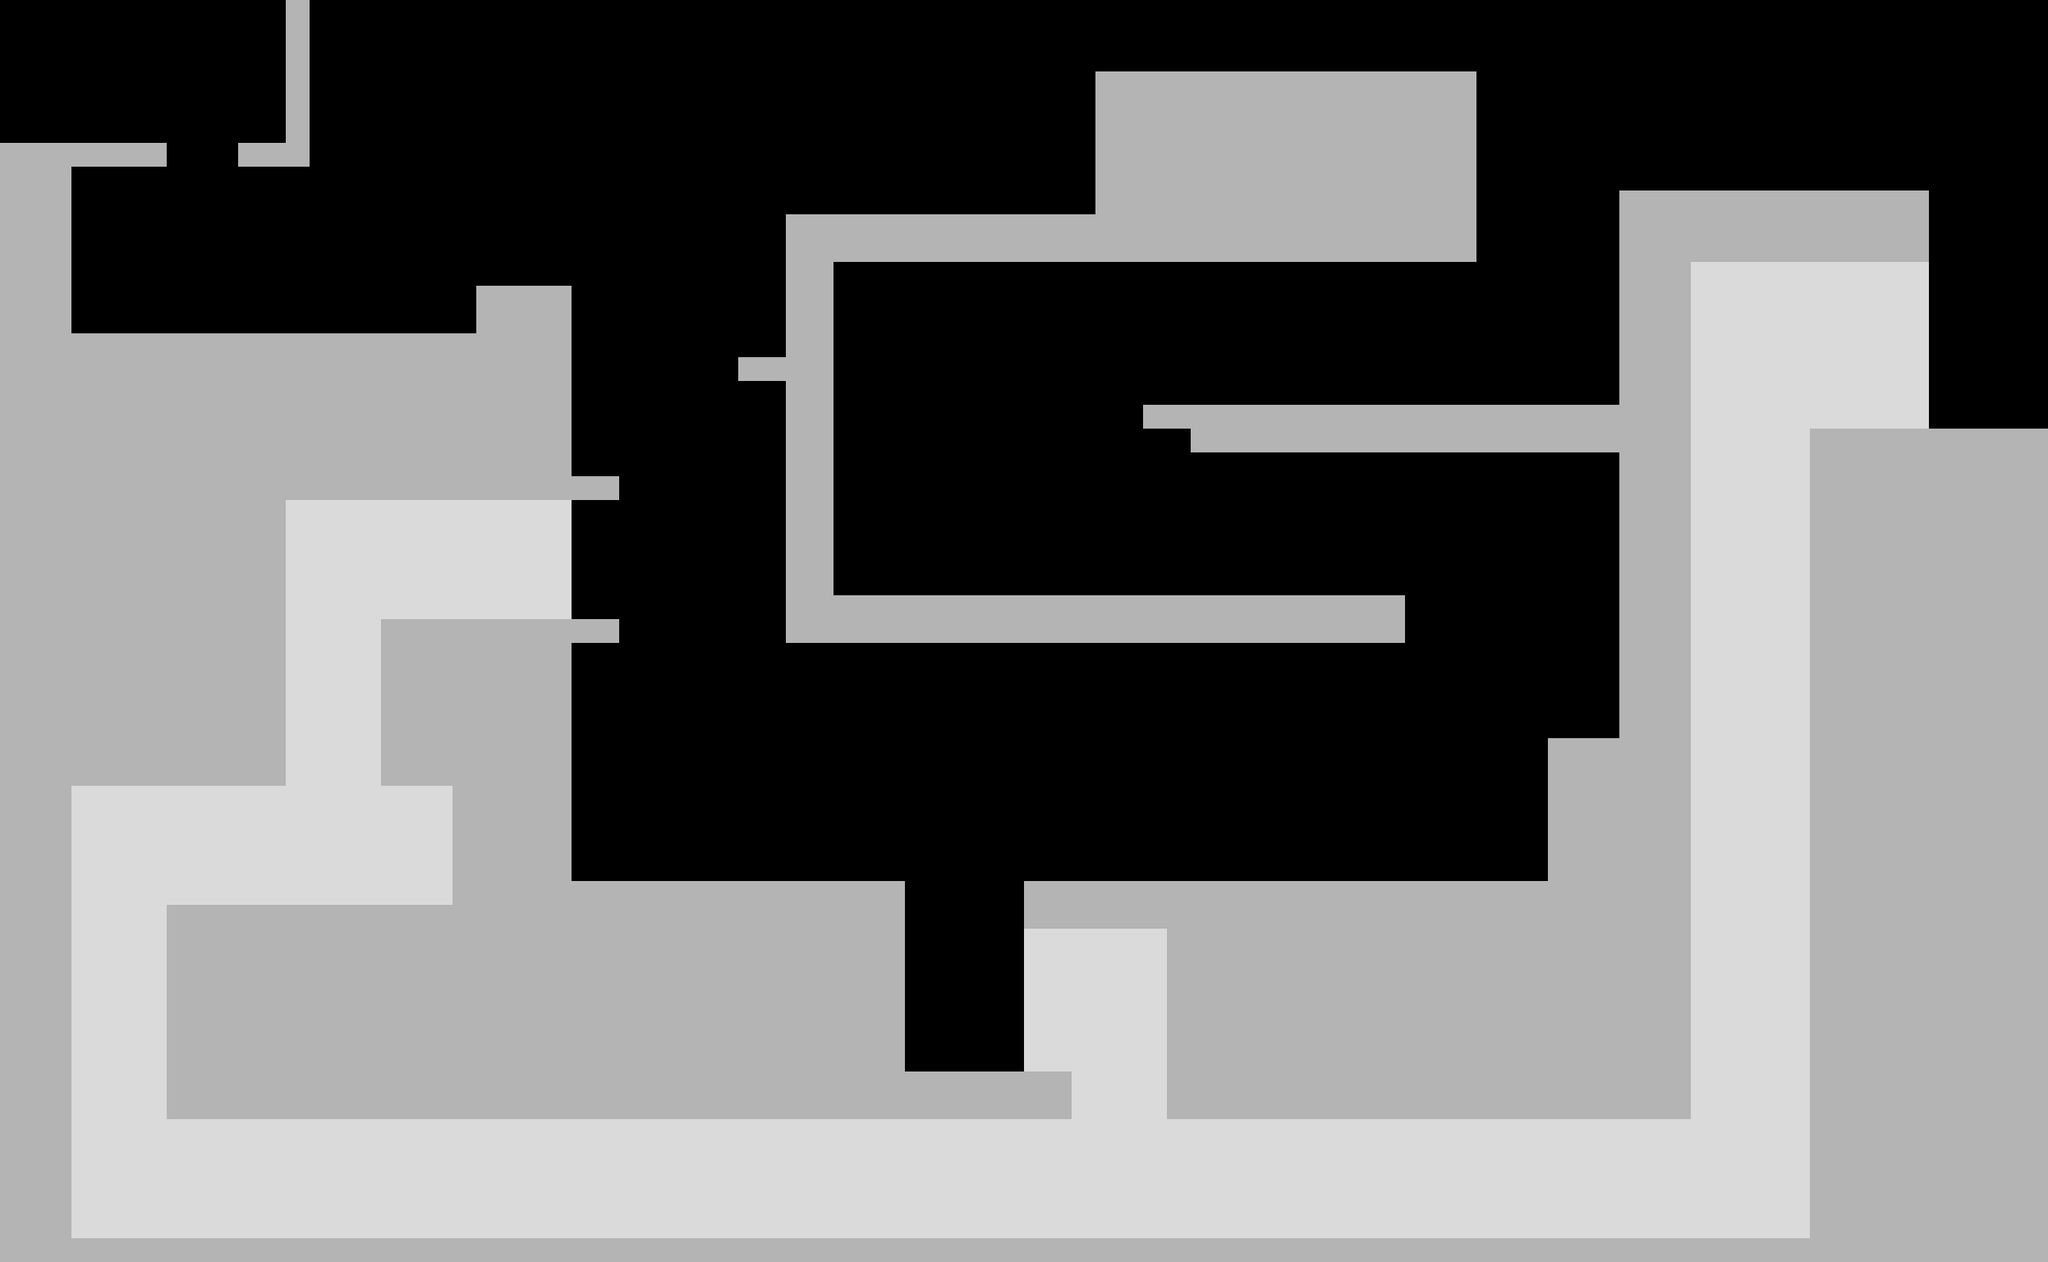

Tiled map render using the project's own tile images. Description and the map definition, with tile-layer contents summarised, below:
An orthogonal 86x53 tile map with 32x32 px tiles, 2 tile layers (Calque de Tuiles 1, Calque de Tuiles 2).

<map version="1.4" tiledversion="1.4.3" orientation="orthogonal" renderorder="right-down" width="86" height="53" tilewidth="32" tileheight="32" infinite="0" nextlayerid="3" nextobjectid="1">
 <tileset firstgid="1" name="tile_32" tilewidth="32" tileheight="32" tilecount="4" columns="2">
  <image source="Ressource/tile_32.png" width="64" height="64" />
 </tileset>
 <layer id="1" name="Calque de Tuiles 1" width="86" height="53">
  <data>[4558 cells, 1873 non-empty, 1 distinct tile ids]</data>
 </layer>
 <layer id="2" name="Calque de Tuiles 2" width="86" height="53">
  <data>[4558 cells, 828 non-empty, 1 distinct tile ids]</data>
 </layer>
</map>
